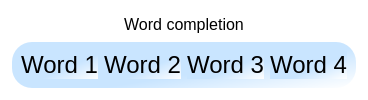
              <widget class="QFrame" name="word_completion_frame">
               <property name="styleSheet">
                <string notr="true">background-color: transparent;</string>
               </property>
               <property name="frameShape">
                <enum>QFrame::StyledPanel</enum>
               </property>
               <property name="frameShadow">
                <enum>QFrame::Raised</enum>
               </property>
               <layout class="QVBoxLayout" name="verticalLayout">
                <item>
                 <widget class="QLabel" name="word_completion_label">
                  <property name="font">
                   <font>
                    <pointsize>12</pointsize>
                   </font>
                  </property>
                  <property name="styleSheet">
                   <string notr="true">background-color: transparent;</string>
                  </property>
                  <property name="text">
                   <string>Word completion</string>
                  </property>
                  <property name="alignment">
                   <set>Qt::AlignCenter</set>
                  </property>
                 </widget>
                </item>
                <item>
                 <widget class="QFrame" name="word_completion_palette">
                  <property name="styleSheet">
                   <string notr="true">background-color: qlineargradient(spread:pad, x1:0.568, y1:0.636727, x2:1, y2:1, stop:0 rgba(201, 229, 255, 255), stop:1 rgba(255, 255, 255, 255));
border-bottom-color: rgb(255, 255, 255);
border-radius: 20px;</string>
                  </property>
                  <property name="frameShape">
                   <enum>QFrame::WinPanel</enum>
                  </property>
                  <property name="frameShadow">
                   <enum>QFrame::Raised</enum>
                  </property>
                  <layout class="QHBoxLayout" name="horizontalLayout">
                   <item>
                    <widget class="QLabel" name="compl_word1">
                     <property name="enabled">
                      <bool>true</bool>
                     </property>
                     <property name="font">
                      <font>
                       <pointsize>18</pointsize>
                       <weight>50</weight>
                       <bold>false</bold>
                      </font>
                     </property>
                     <property name="frameShadow">
                      <enum>QFrame::Raised</enum>
                     </property>
                     <property name="text">
                      <string>Word 1</string>
                     </property>
                     <property name="alignment">
                      <set>Qt::AlignCenter</set>
                     </property>
                    </widget>
                   </item>
                   <item>
                    <widget class="QLabel" name="compl_word2">
                     <property name="enabled">
                      <bool>true</bool>
                     </property>
                     <property name="font">
                      <font>
                       <pointsize>18</pointsize>
                       <weight>50</weight>
                       <bold>false</bold>
                      </font>
                     </property>
                     <property name="frameShadow">
                      <enum>QFrame::Raised</enum>
                     </property>
                     <property name="text">
                      <string>Word 2</string>
                     </property>
                     <property name="alignment">
                      <set>Qt::AlignCenter</set>
                     </property>
                    </widget>
                   </item>
                   <item>
                    <widget class="QLabel" name="compl_word3">
                     <property name="enabled">
                      <bool>true</bool>
                     </property>
                     <property name="font">
                      <font>
                       <pointsize>18</pointsize>
                       <weight>50</weight>
                       <bold>false</bold>
                      </font>
                     </property>
                     <property name="frameShadow">
                      <enum>QFrame::Raised</enum>
                     </property>
                     <property name="text">
                      <string>Word 3</string>
                     </property>
                     <property name="alignment">
                      <set>Qt::AlignCenter</set>
                     </property>
                    </widget>
                   </item>
                   <item>
                    <widget class="QLabel" name="compl_word4">
                     <property name="enabled">
                      <bool>true</bool>
                     </property>
                     <property name="font">
                      <font>
                       <pointsize>18</pointsize>
                       <weight>50</weight>
                       <bold>false</bold>
                      </font>
                     </property>
                     <property name="frameShadow">
                      <enum>QFrame::Raised</enum>
                     </property>
                     <property name="text">
                      <string>Word 4</string>
                     </property>
                     <property name="alignment">
                      <set>Qt::AlignCenter</set>
                     </property>
                    </widget>
                   </item>
                  </layout>
                 </widget>
                </item>
               </layout>
              </widget>
